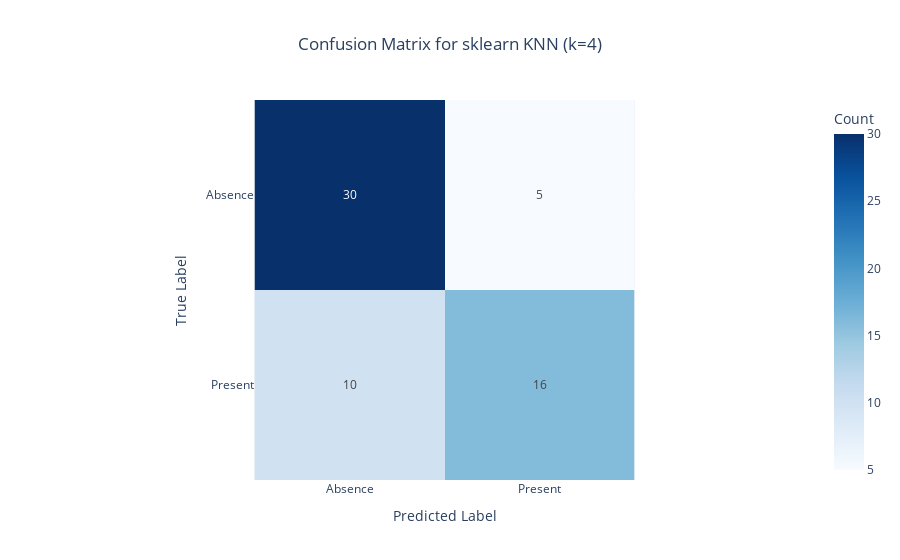

The notebook cell this image was saved under:
### Markdown cell above
## Confusion matrix for sklearn KNN for HW point 7

### Code cell
import plotly.express as px
import pandas as pd
from sklearn.metrics import confusion_matrix
from sklearn.neighbors import KNeighborsClassifier

training, training_labels = prepare_samples("training.txt")
test, test_labels = prepare_samples("test.txt")

knn = KNeighborsClassifier(n_neighbors=best_k_value, p=1)
knn.fit(training, training_labels)
predictions = knn.predict(test)
accuracy = accuracy_score(test_labels,predictions)
print(accuracy)

labels = ["Absence", "Present"]
cm = confusion_matrix(test_labels, predictions, labels=labels)

fig = px.imshow(cm,
                labels=dict(x="Predicted Label", y="True Label", color="Count"),
                x=labels,
                y=labels,
                text_auto=True,
                color_continuous_scale='Blues',
                title=f"Confusion Matrix for sklearn KNN (k={best_k_value})")

fig.update_layout(title_x=0.5)
fig.show()

### Figure 1 — Plotly figure (JSON) as saved in the notebook; plotly's stock layout.template omitted (floating-point values rounded to 4 significant figures)
{"data": [{"coloraxis": "coloraxis", "hovertemplate": "Predicted Label: %{x}<br>True Label: %{y}<br>Count: %{z}<extra></extra>", "name": "0", "texttemplate": "%{z}", "type": "heatmap", "x": ["Absence", "Present"], "xaxis": "x", "y": ["Absence", "Present"], "yaxis": "y", "z": [[30, 5], [10, 16]]}], "layout": {"coloraxis": {"colorbar": {"title": {"text": "Count"}}, "colorscale": [[0, "rgb(247,251,255)"], [0.125, "rgb(222,235,247)"], [0.25, "rgb(198,219,239)"], [0.375, "rgb(158,202,225)"], [0.5, "rgb(107,174,214)"], [0.625, "rgb(66,146,198)"], [0.75, "rgb(33,113,181)"], [0.875, "rgb(8,81,156)"], [1, "rgb(8,48,107)"]]}, "title": {"text": "Confusion Matrix for sklearn KNN (k=4)", "x": 0.5}, "xaxis": {"anchor": "y", "constrain": "domain", "domain": [0, 1], "scaleanchor": "y", "title": {"text": "Predicted Label"}}, "yaxis": {"anchor": "x", "autorange": "reversed", "constrain": "domain", "domain": [0, 1], "title": {"text": "True Label"}}}}
